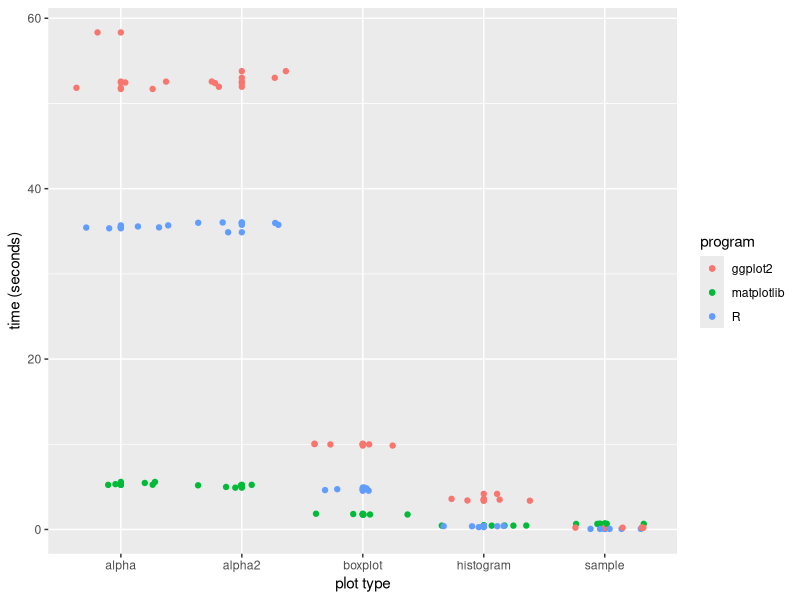
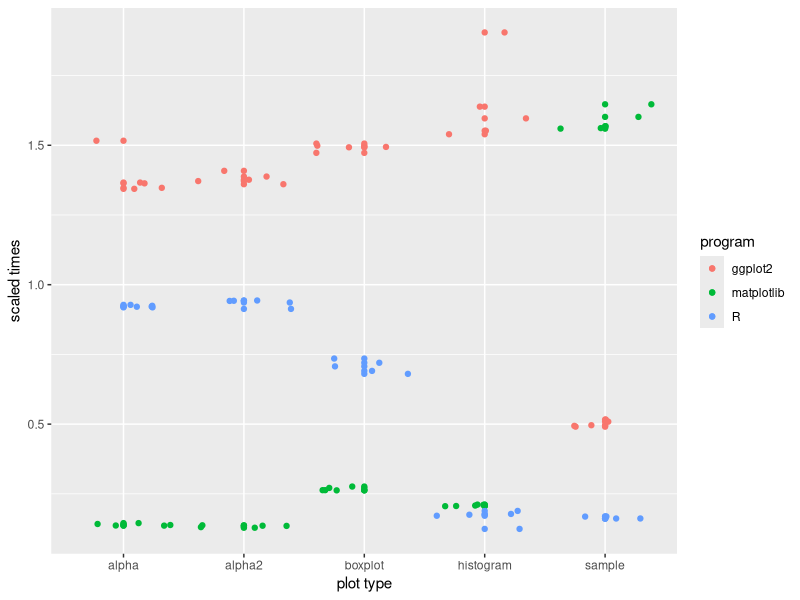
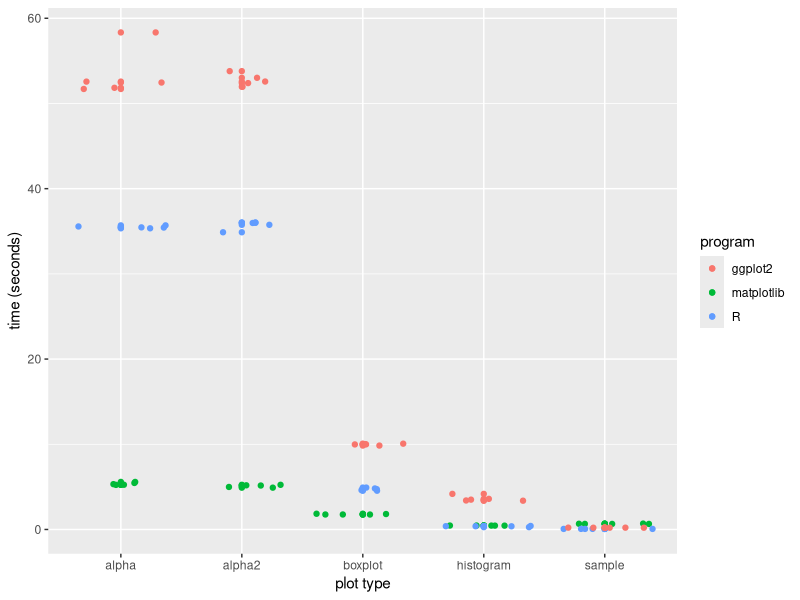
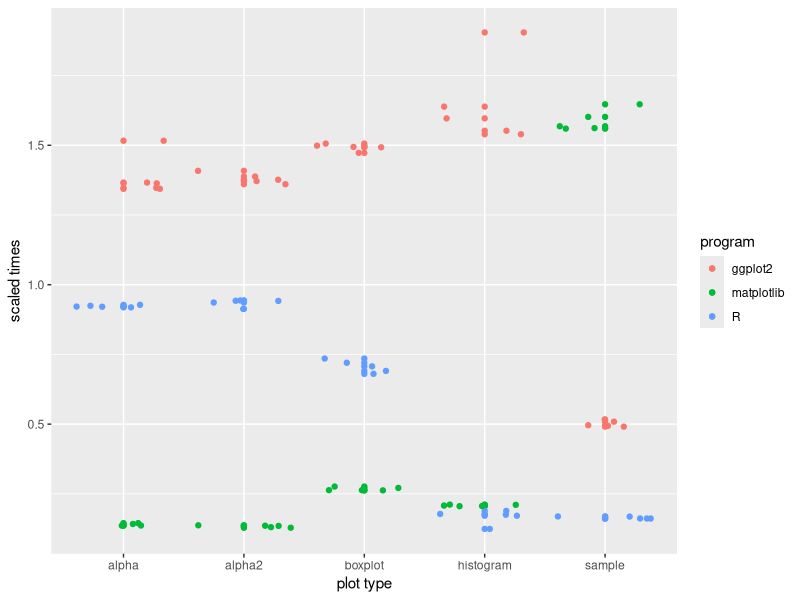

Write R code to recreate these figures, in order.
library(ggplot2)

timings = read.csv('timings.csv')

fit = lm(time ~ plot * program, timings)

#timing_meds = tapply(timings[, 'time'], timings[, c('plot', 'program')], median)
#timing_meds = as.data.frame(timing_meds)

ggplot(timings, aes(x=plot, y=time, color=program, group=program)) +
    geom_point() + geom_jitter() + xlab('plot type') + ylab('time (seconds)')

ggsave('timingplots.png')

timings$scaledtimes = ave(timings$time, timings$plot,
                          FUN=function(x) scale(x, center=FALSE))

ggplot(timings, aes(x=plot, y=scaledtimes, color=program, group=program)) +
    geom_point() + geom_jitter() + xlab('plot type') + ylab('scaled times')

ggsave('timingplots2.png')
